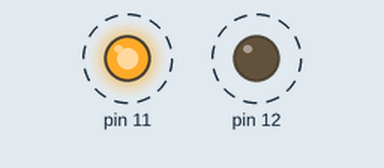
This sketch was run on a simulated Arduino Uno, built with avr-gcc and run on an emulated ATmega328P. Shown: output pins drawn as LEDs (lit = HIGH). Dashed ring = blinking.

Above: at 0.05 s.
Timing chart, 0 to 3.0 s (numbered marks = the images above):
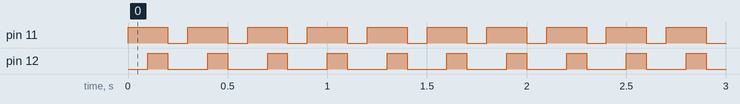

The sketch:

Aula001.ino
```cpp
void setup() {
  pinMode(11, OUTPUT);
  pinMode(12, OUTPUT);
}

void loop() {
  digitalWrite(11, HIGH);
  delay(100);
  digitalWrite(12, HIGH);
  delay(100);
  digitalWrite(11, LOW);
  digitalWrite(12, LOW);
  delay(100);
}
```

Measured:
- by itself, pin 11: alternates HIGH for 0.20 s and LOW for 0.10 s
- by itself, pin 12: alternates HIGH for 0.10 s and LOW for 0.20 s
